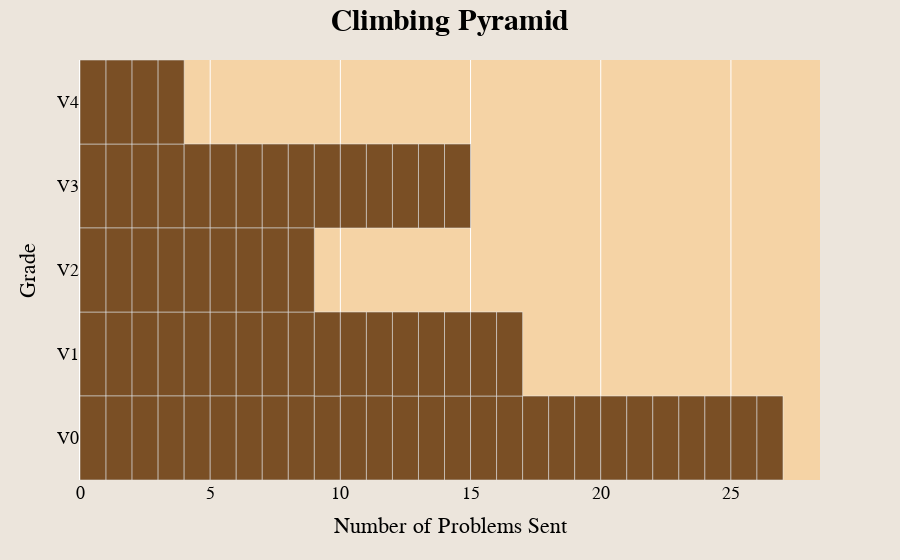

Notebook code cell kept with this figure:
### Code cell
fig = px.bar(df_clean_sends_b, y="Rating", orientation='h', category_orders={"Rating": byaxorder[::-1]}, text='Attempts', custom_data=['Route', 'Date Formatted', 'Location', 'Length', 'Avg Stars']) # The [::-1] is an inverse slice
fig.update_layout(font={'family':'Courier New', 'color':'black', 'size':18}, title={'text':'<b>Climbing Pyramid</b>', 'x':0.5, 'font_size':30}, xaxis={'title': 'Number of Problems Sent'}, yaxis={'title': 'Grade'}, paper_bgcolor='#ece5dc', plot_bgcolor='#F5D3A5', bargap=0)
fig.update_traces(marker_color='#7A4F25', textposition = "inside", textfont={"color": 'White', "size": 12, "family": 'Arial Black'},  hovertemplate='Name: %{customdata[0]}<br>Date: %{customdata[1]}<br>Location: %{customdata[2]}<br>Length: %{customdata[3]}ft<br>Avg Stars: %{customdata[4]}')
# fig.update_traces(marker_color=list(map(lambda x: '#7A4F25' if (x=='') else '#bf9315', df_clean_sends['Attempts'])), textposition = "inside",  hovertemplate='Name: %{customdata[0]}<br>Date: %{customdata[1]}<br>Location: %{customdata[2]}<br>Length: %{customdata[3]}ft<br>Avg Stars: %{customdata[4]}')

### Figure 1 — Plotly figure (JSON) as saved in the notebook; plotly's stock layout.template omitted (floating-point values rounded to 4 significant figures; data arrays with more than 128 entries replaced by an {"elided": "..."} marker saying what was removed)
{"data": [{"alignmentgroup": "True", "customdata": {"elided": "72x5 mixed values"}, "hovertemplate": "Name: %{customdata[0]}<br>Date: %{customdata[1]}<br>Location: %{customdata[2]}<br>Length: %{customdata[3]}ft<br>Avg Stars: %{customdata[4]}", "legendgroup": "", "marker": {"color": "#7A4F25", "pattern": {"shape": ""}}, "name": "", "offsetgroup": "", "orientation": "h", "showlegend": false, "text": ["", "", "", "", "", "", "", "", "", "", "", "", "", "", "", "", "", "", "", "", "", "", "", "", "", "", "", "", "", "", "", "", "", "", "", "", "", "", "", "", "", "", "", "", "", "", "", "", "", "", "", "", "", "", "", "", "", "", "", "", "", "", "", "", "", "", "", "", "", "", "", ""], "textfont": {"color": "White", "family": "Arial Black", "size": 12}, "textposition": "inside", "type": "bar", "x": [1, 1, 1, 1, 1, 1, 1, 1, 1, 1, 1, 1, 1, 1, 1, 1, 1, 1, 1, 1, 1, 1, 1, 1, 1, 1, 1, 1, 1, 1, 1, 1, 1, 1, 1, 1, 1, 1, 1, 1, 1, 1, 1, 1, 1, 1, 1, 1, 1, 1, 1, 1, 1, 1, 1, 1, 1, 1, 1, 1, 1, 1, 1, 1, 1, 1, 1, 1, 1, 1, 1, 1], "xaxis": "x", "y": ["V1", "V0", "V3", "V1", "V2", "V1", "V3", "V3", "V4", "V4", "V4", "V3", "V0", "V1", "V3", "V3", "V2", "V1", "V1", "V2", "V0", "V3", "V3", "V1", "V0", "V0", "V3", "V1", "V4", "V3", "V1", "V3", "V0", "V3", "V0", "V2", "V0", "V0", "V0", "V2", "V2", "V3", "V1", "V1", "V0", "V1", "V2", "V3", "V3", "V0", "V0", "V2", "V0", "V1", "V0", "V0", "V0", "V0", "V0", "V0", "V1", "V1", "V0", "V1", "V1", "V0", "V0", "V0", "V0", "V0", "V0", "V2"], "yaxis": "y"}], "layout": {"bargap": 0, "barmode": "relative", "font": {"color": "black", "family": "Courier New", "size": 18}, "legend": {"tracegroupgap": 0}, "margin": {"t": 60}, "paper_bgcolor": "#ece5dc", "plot_bgcolor": "#F5D3A5", "title": {"font": {"size": 30}, "text": "<b>Climbing Pyramid</b>", "x": 0.5}, "xaxis": {"anchor": "y", "domain": [0, 1], "title": {"text": "Number of Problems Sent"}}, "yaxis": {"anchor": "x", "categoryarray": ["V-easy", "V0", "V1", "V2", "V3", "V4", "V5", "V6", "V7", "V8", "V9", "V10", "V11", "V12", "V13", "V14", "V15", "V16", "V17"], "categoryorder": "array", "domain": [0, 1], "title": {"text": "Grade"}}}}
